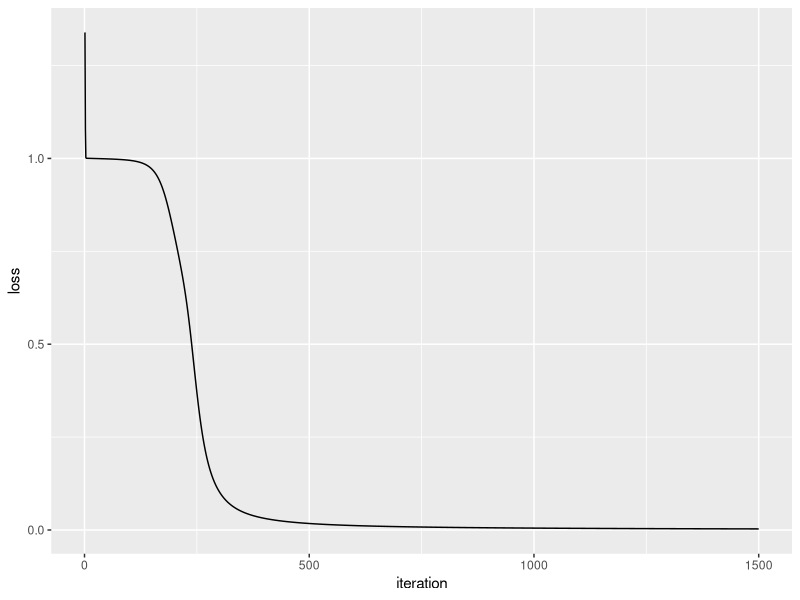

R code for this plot:
#
# Zad 2 - 5
#
# Funkcje pomocnicze
sigmoid <-function(x){
  1.0 / (1.0 + exp(-x))
}
sigmoid_derivative <-function(x){
  x * (1.0  - x)
}


# Zbior treningowy XOR
X = matrix( c(0,0, 1,0, 0,1, 1,1), nrow=4, ncol=2, byrow = TRUE)
# dodanie jedynek do X 
xb1 = c(rep(1, dim(X)[1])) 
xb1
X = cbind(X, xb1)
X
# Wyjscie XOR
y <- c(0, 1, 1, 0)

# Wejscia - wyjcie
cbind(X, y)

# Wagi

# Warstwa wejsciowa
w =  rand_vector <- runif(ncol(X) * nrow(X))
w1  <- matrix(
  rand_vector,
  nrow = ncol(X),
  ncol = nrow(X),
  byrow = TRUE
)

w1

# Warstwa ukryta
rand_vector <- matrix(runif(4), ncol = 1)
w2 = rand_vector
w2
X
nn = list(input=X, weights1 = w1, weights2 = w2,  y = y, output = matrix(rep(0, times = 4), ncol = 1) )
nn$input
nn$y

nn$weights1
nn$weights2

# Zad 3 - feed forward
#testy
out_layer1 = nn$input %*% nn$weights1
out_layer1
output = out_layer1 %*% nn$weights2
output
# implementacja
feedforward <- function(nn)
{
  nn$layer1 = sigmoid(nn$input %*% nn$weights1)
  nn$output = sigmoid(nn$layer1 %*% nn$weights2)
  nn
}

# TEST
nn = feedforward(nn)
nn$output

loss_function <- function(nn) {
  sum((nn$y - nn$output) ^ 2)
}



# ZAD 4 
backprop2 <- function(nn) {
  
  ni = 0.001
  
  # obliczenie pochodnej z wyjcia: dL/dy * l1 * (y-output)
  d_weights2 <- (
    t(nn$layer1) %*%
      # `2 * (nn$y - nn$output)` is the derivative of the sigmoid loss function
      (2 * (nn$y - nn$output) *
         sigmoid_derivative(nn$output))
  )
  
  # obliczenie zmiany w warstwie ukrytej z uwzlgednieniem wartosc wejsciowy i bledu z warstwy wyjsciowej
  d_weights1 <- ( 2 * (nn$y - nn$output) * sigmoid_derivative(nn$output)) %*% 
    t(nn$weights2)
  d_weights1 <- d_weights1 * sigmoid_derivative(nn$layer1)
  d_weights1 <- t(nn$input) %*% d_weights1
  
  # modyfikacja wag
  nn$weights1 <- nn$weights1 + ni * d_weights1 * 1.0/dim(nn$input)[1]
  nn$weights2 <- nn$weights2 + ni * d_weights2 * 1.0/dim(nn$input)[1]
  
  nn
}
backprop <- function(nn) {
  
  # obliczenie pochodnej z wyjcia: dL/dy * l1 * (y-output)
  d_weights2 <- (
    t(nn$layer1) %*%
      # `2 * (nn$y - nn$output)` is the derivative of the sigmoid loss function
      (2 * (nn$y - nn$output) *
         sigmoid_derivative(nn$output))
  )
  
  # obliczenie zmiany w warstwie ukrytej z uwzlgednieniem wartosc wejsciowy i bledu z warstwy wyjsciowej
  
  d_weights1 <- ( 2 * (nn$y - nn$output) * sigmoid_derivative(nn$output)) %*% 
    t(nn$weights2)
  d_weights1 <- d_weights1 * sigmoid_derivative(nn$layer1)
  d_weights1 <- t(nn$input) %*% d_weights1
  
  # modyfikacja wag
  nn$weights1 <- nn$weights1 + d_weights1
  nn$weights2 <- nn$weights2 + d_weights2
  
  nn
}
## test
backprop(nn)

## Zad 3 - train
train_nn <- function(nn)
{
n <- 1500
my_nn = nn

loss_df <- data.frame(
  iteration = 1:n,
  loss = vector("numeric", length = n)
)

for (i in seq_len(1500)) {
  my_nn <- feedforward(my_nn)
  my_nn <- backprop(my_nn)
  
  # zapamietanie bledow
  loss_df$loss[i] <- loss_function(my_nn)
}

my_nn$loss_df = loss_df
return (my_nn)
}

#nn = feedforward(my_nn)
nn = train_nn(nn)

### Narysowanie bledu
my_nn = nn
data.frame(
  "Predicted" = round(my_nn$output, 3),
  "Actual" = y
)
##   Predicted Actual
## 1     0.017      0
## 2     0.975      1
## 3     0.982      1
## 4     0.024      0
#Above you can see that the predicted values are fairly close to the actual observed values.

#The plot below displays the result of the loss function as the model is trained. The objective of the model training is to minimize the result of the loss function (Y axis), and we can see that as we progress in iterations (X axis), the result of the loss function approaches zero.

# plot the cost
library(ggplot2)

ggplot(data = my_nn$loss_df, aes(x = iteration, y = loss)) +
  geom_line()

# ZAD 5

predict <- function(X,w1,w2)
{ 
  # dodanie jedynek do X 
  xb1 = c(rep(1, dim(X)[1])) 
  xb1
  X = cbind(X, xb1)
  X

  nn = list(input=X, weights1 = w1, weights2 = w2 )
  nn = feedforward(nn)
  nn$output
}

X = matrix( c(1,1), nrow=1, ncol=2, byrow = TRUE)
predict(X, nn$weights1, nn$weights2)

# ZAD 6

# Zbior treningowy AND
X = matrix( c(0,0, 1,0, 0,1, 1,1), nrow=4, ncol=2, byrow = TRUE)
# dodanie jedynek do X 
xb1 = c(rep(1, dim(X)[1])) 
xb1
X = cbind(X, xb1)
X
# Wyjscie AND
y <- c(0, 0, 0, 1)

# Wejscia - wyjcie
cbind(X, y)

# Wagi

# Warstwa wejsciowa
w =  rand_vector <- runif(ncol(X) * nrow(X))
w1  <- matrix(
  rand_vector,
  nrow = ncol(X),
  ncol = nrow(X),
  byrow = TRUE
)

w1

# Warstwa ukryta
rand_vector <- matrix(runif(4), ncol = 1)
w2 = rand_vector
w2
X
nn = list(input=X, weights1 = w1, weights2 = w2,  y = y, output = matrix(rep(0, times = 4), ncol = 1) )
nn$input
nn$y

nn$weights1
nn$weights2

nn = train_nn(nn)

# AND test
X = matrix( c(0,0, 1,0, 0,1, 1,1), nrow=4, ncol=2, byrow = TRUE)
X
print ("AND test - predict WYNIKI:")
predict(X, nn$weights1, nn$weights2)

##
## XOR
## 

# Zbior treningowy AND
X = matrix( c(0,0, 1,0, 0,1, 1,1), nrow=4, ncol=2, byrow = TRUE)
# dodanie jedynek do X 
xb1 = c(rep(1, dim(X)[1])) 
xb1
X = cbind(X, xb1)
X
# Wyjscie AND
y <- c(0, 1, 1, 0)

# Wejscia - wyjcie
cbind(X, y)

# Wagi

# Warstwa wejsciowa
w =  rand_vector <- runif(ncol(X) * nrow(X))
w1  <- matrix(
  rand_vector,
  nrow = ncol(X),
  ncol = nrow(X),
  byrow = TRUE
)

w1

# Warstwa ukryta
rand_vector <- matrix(runif(4), ncol = 1)
w2 = rand_vector
w2
X
nn = list(input=X, weights1 = w1, weights2 = w2,  y = y, output = matrix(rep(0, times = 4), ncol = 1) )
nn$input
nn$y

nn$weights1
nn$weights2

nn = train_nn(nn)

# XOR test
X = matrix( c(0,0, 1,0, 0,1, 1,1), nrow=4, ncol=2, byrow = TRUE)
X
print ("XOR test - predict WYNIKI:")
cbind(X, predict(X, nn$weights1, nn$weights2))

